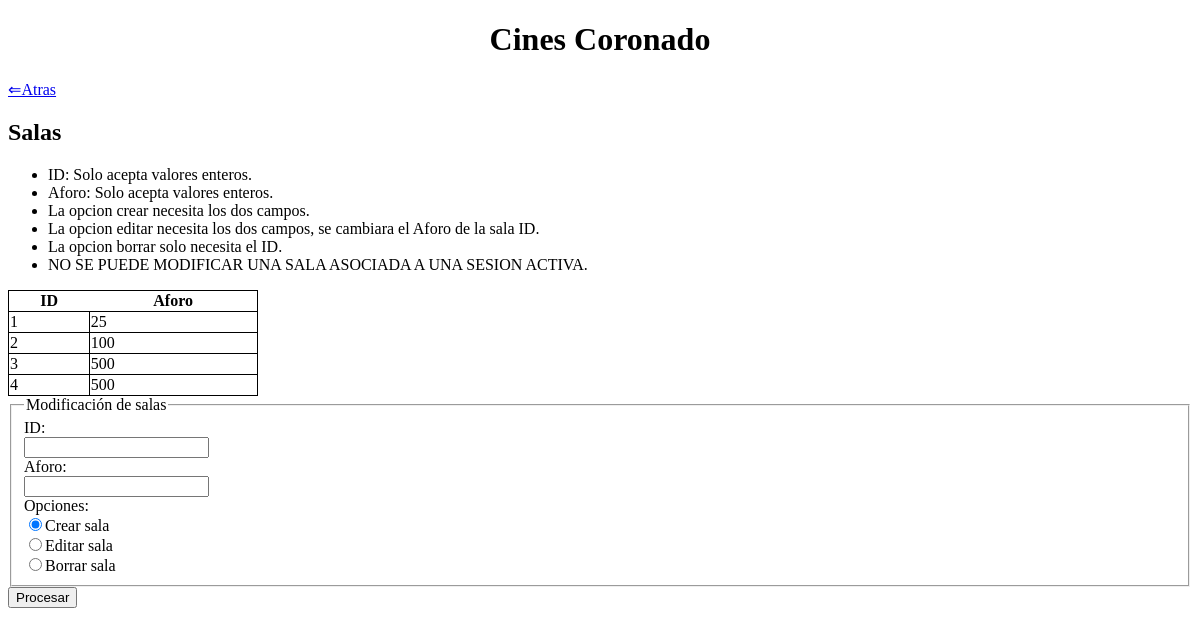
The page /salas.php on the database as committed earlier.
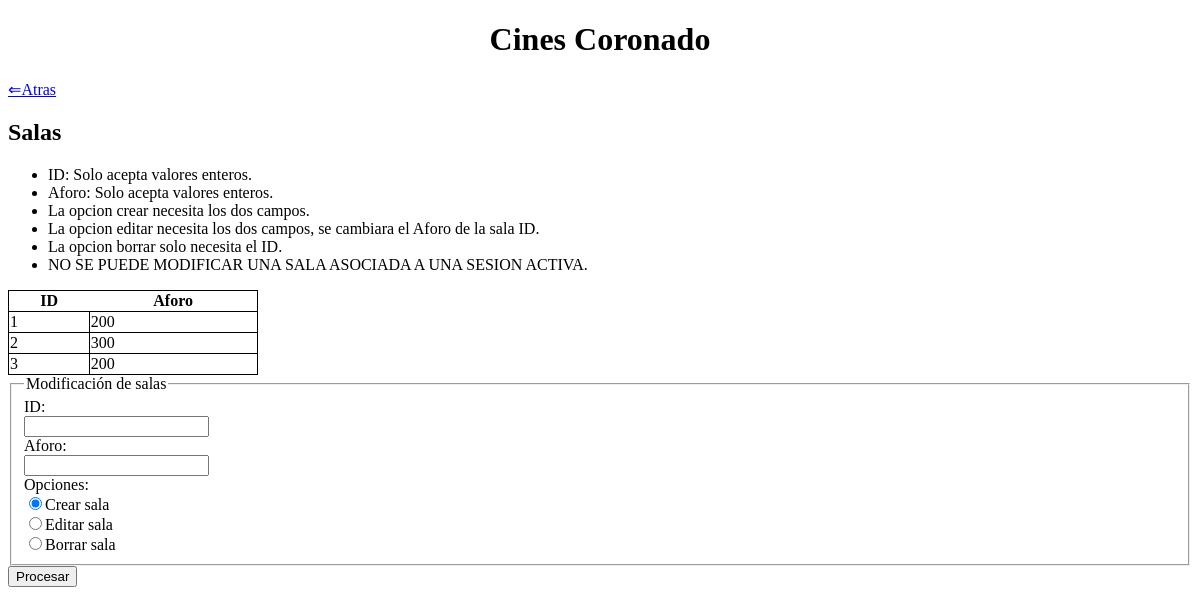
The same page on the database as committed later.
### tables this page shows
CREATE TABLE `sala` (
  `id` int(11) NOT NULL,
  `aforo` int(11) NOT NULL
);

### includes/DAOs/DAO.php (called while the page is built, shortened)
<?php
class DAO {
    private $mysqli = null;
    public function __construct(){
        if(!$this->mysqli){
            $this->mysqli = new mysqli("localhost", "root", "", "cine_php");
        }
    }
    protected function consultar($sql){
        if ($sql != "") {
            $consulta = $this->mysqli->query($sql) or die ($this->mysqli->error. " en la línea ".(__LINE__-1));
            $tablaDatos = array();
            if (substr($sql, 0, 6) == "SELECT") {
                if ($consulta) {
                    while ($fila = mysqli_fetch_assoc($consulta)){
                        array_push($tablaDatos, $fila);
                    }
                }
            }
            return $tablaDatos;
        }
        else {
            return 0;
        }
    }
}
?>

### includes/controller.php (called while the page is built, shortened)
<?php
require_once(__DIR__ . '/DAOs/salaDAO.php');
class controller{
    private $salaDAO;
    private static $instance = null;
    public function __construct(){
        $this->salaDAO = new salaDAO();
    }
     public static function getInstance() {
        if (null === self::$instance) {
            self::$instance = new self();
        }
        return self::$instance;
    }
    public function selectSala($col = "", $cond = ""){
        return $this->salaDAO->select($col, $cond);
    }
}

### includes/config.php (called while the page is built, shortened)
<?php
require_once __DIR__.'/controller.php';
$ctrl = controller::getInstance();
?>

### includes/DAOs/salaDAO.php (called while the page is built, shortened)
<?php
require_once(__DIR__.'/DAO.php');
class salaDAO extends DAO
{
    public function select($col, $cond){
        $query = "";
        if ($col == "") {
            $col = "*";
        }
        if ($cond == "") {
            $query = "SELECT ".$col." FROM sala";
        }
        else {
            $query = "SELECT ".$col." FROM sala WHERE ".$cond;
        }
        return $this->consultar($query);
    }
}
?>

### salas.php (the view, shortened to what this page needs)
<?php
	require_once 'includes/config.php';
?>
<!DOCTYPE html>
<html>
<head>
</head>
<body>
	<h1 align="center">Cines Coronado</h1>
	<a href="index.php"> ⇐Atras </a>
	<h2>Salas</h2>
	<ul>
		<li>ID: Solo acepta valores enteros.</li>
		<li>Aforo: Solo acepta valores enteros.</li>
		<li>La opcion crear necesita los dos campos.</li>
		<li>La opcion editar necesita los dos campos, se cambiara el Aforo de la sala ID.</li>
		<li>La opcion borrar solo necesita el ID.</li>
		<li>NO SE PUEDE MODIFICAR UNA SALA ASOCIADA A UNA SESION ACTIVA.</li>
	</ul>
	<?php
    $arr = $ctrl->selectSala();
    if (count($arr) > 0) {
        echo
        '<table>
        <tr> <th>ID</th> <th>Aforo</th> </tr>';
        foreach ($arr as $valor)
        {
            echo
            '<tr>
	    <td>'.$valor['id'].'</td>
	    <td>'.$valor['aforo'].'</td>
	    </tr>';
        }
        echo '</table>';
    }
    else {
        echo '<h3>No hay ninguna sala</h3>';
    }
    ?>
	<form action="procesarSala.php" method="post">
		<fieldset>
		<legend>Modificación de salas</legend>
            ID:<br>
            <input type="text" name="id"><br>
            Aforo:<br>
            <input type="text" name="aforo"><br>
            Opciones: <br>
            <input type="radio" name="op" value="insert" checked="checked">Crear sala<br>
      		<input type="radio" name="op" value="update">Editar sala<br>
      		<input type="radio" name="op" value="delete">Borrar sala<br>
  		</fieldset>
        <input type="submit" name="procesar" value="Procesar">
    </form>
</body>
</html>

Rows that differ between the two databases and show on the page:
removed sala: id "4", aforo "500"
changed sala id 1: aforo "25" → "200"
changed sala id 2: aforo "100" → "300"
changed sala id 3: aforo "500" → "200"
